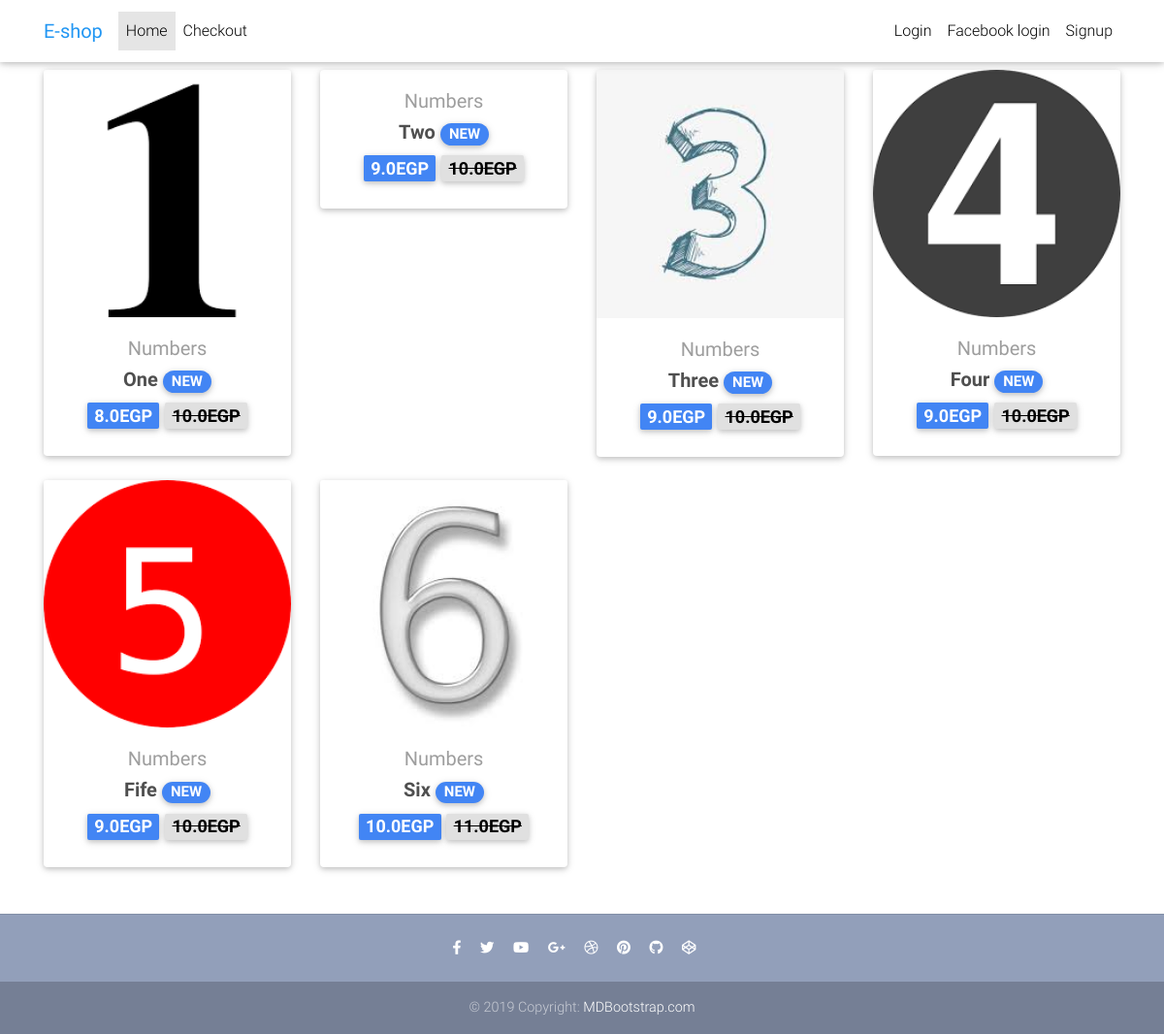
The page /en/ on the database its author committed.
### core/models.py (models this page shows, shortened)
class Item(models.Model):
    title = models.CharField(max_length=100)
    ar_title = models.CharField(max_length=100)
    price = models.FloatField()
    discount_price = models.FloatField(blank=True, null=True)
    category = models.CharField(choices=CATEGORY_CHOICES, max_length=4)
    ar_category = models.CharField(choices=AR_CATEGORY_CHOICES, max_length=4)
    label = models.CharField(choices=LABEL_CHOICES, max_length=4)
    ar_label = models.CharField(choices=AR_LABEL_CHOICES, max_length=4)
    description = models.TextField()
    ar_description = models.TextField()
    slug = models.SlugField()
    image = models.ImageField()
    def get_en_absolute_url(self):
        return reverse('core:en-products', kwargs={
            'slug': self.slug
        })

### core/views.py (the view)
# urls.py: path('en/', views.EnHomeView.as_view(), name='en-home'),
class EnHomeView(ListView):
    model = Item
    paginate_by = 10
    template_name = "en-home-page.html"

### templates/en-home-page.html (shortened to what this page needs)
{% extends 'en-base.html' %}
{% load static %
{% block content %}
<body>
  <main>
    <div class="container">
      <section class="text-center mb-4">
        <div class="row wow fadeIn">
        {% for item in object_list %}
          <div class="col-lg-3 col-md-6 mb-4">
            <div class="card">
              <div class="view overlay">
                <img src="{{ item.image.url }}" class="card-img-top" alt="">
              </div>
              <div class="card-body text-center">
                <a href="" class="grey-text">
                  <h5>{{ item.get_category_display }}</h5>
                </a>
                <h5>
                  <strong>
                    <a href="{{ item.get_en_absolute_url }}" class="dark-grey-text">{{ item.title }}
                      <span class="badge badge-pill {{ item.get_label_display }}-color">NEW</span>
                    </a>
                  </strong>
                </h5>
                <h4 class="font-weight-bold blue-text">
                  <strong>
                     {% if item.discount_price %}
                   <span class="badge badge-primary">{{ item.discount_price }}EGP</span>
                    <del class="badge badge-light">{{ item.price }}EGP</del>
                     {%else%}
                  <span class="badge badge-secondary">{{ item.price }}EGP</span>
                    {% endif %}
                  </strong>
                </h4>
              </div>
            </div>
            </div>
            {% endfor %}
          </div>
      </section>
    </div>
  </main>
</body>
</html>

### templates/en-base.html (style rules this page uses)
html, body, header, .carousel { height: 60vh; }

### rows shown on the page
Item: image (picture), category "Numbers", title "One", discount_price "8.0", price "10.0"
Item: category "Numbers", title "Two", discount_price "9.0", price "10.0"
Item: image (picture), category "Numbers", title "Three", discount_price "9.0", price "10.0"
Item: image (picture), category "Numbers", title "Four", discount_price "9.0", price "10.0"
Item: image (picture), category "Numbers", title "Fife", discount_price "9.0", price "10.0"
Item: image (picture), category "Numbers", title "Six", discount_price "10.0", price "11.0"
